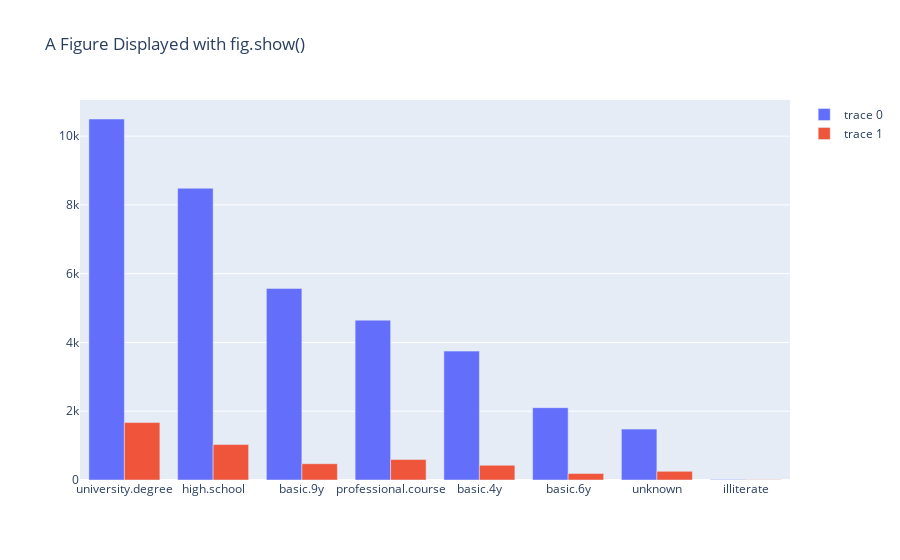

Write notebook code for a chart like this one.
### Code cell
fig = go.Figure(
    data=[go.Bar(y=education_data[labels[0]].values, x=education_data[labels[0]].index), go.Bar(y=education_data[labels[1]].values, x=education_data[labels[1]].index)],
    layout_title_text="A Figure Displayed with fig.show()"
)
fig.show()

### Figure 1 — Plotly figure (JSON) as saved in the notebook; plotly's stock layout.template omitted (floating-point values rounded to 4 significant figures)
{"data": [{"type": "bar", "x": ["university.degree", "high.school", "basic.9y", "professional.course", "basic.4y", "basic.6y", "unknown", "illiterate"], "y": [10498, 8484, 5572, 4648, 3748, 2104, 1480, 14]}, {"type": "bar", "x": ["university.degree", "high.school", "professional.course", "basic.9y", "basic.4y", "unknown", "basic.6y", "illiterate"], "y": [1670, 1031, 595, 473, 428, 251, 188, 4]}], "layout": {"title": {"text": "A Figure Displayed with fig.show()"}}}
